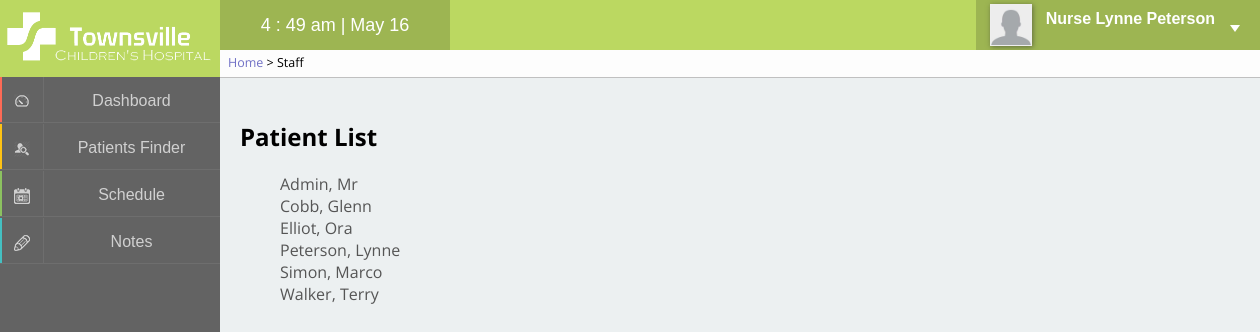
Page /pages/staff.php (signed in) on the committed database.
### tables this page shows
CREATE TABLE IF NOT EXISTS `staff` (
  `staffID` int(4) unsigned zerofill NOT NULL AUTO_INCREMENT,
  `firstName` varchar(40) NOT NULL,
  `lastName` varchar(40) NOT NULL,
  `title` int(1) NOT NULL,
  `password` varchar(64) NOT NULL,
  `specialties` varchar(40) DEFAULT NULL,
  `photo` varchar(200) NOT NULL DEFAULT '<img src="../images/none.png" alt="Profile picture" />',
  PRIMARY KEY (`staffID`),
  KEY `title_idx` (`title`)
);

### pages/staff.php (the view, shortened to what this page needs)
<?php
	$pageTitle = "Staff";
	$breadcrumb = "<a href='home.php'>Home</a> > " . $pageTitle;
	include '../inc/panel.php';
?>
<section>
	<div class="container">
		<div class="login">
			<h1>Patient List</h1>
			<p><ul>
			<?php
				$sql = "SELECT staffID, firstName, lastName
						FROM staff
						ORDER BY lastName ASC";
				$result = mysql_query($sql);
				while ($row = mysql_fetch_assoc($result)) {
					echo "<li><a href='staffview.php?staff={$row['staffID']}'>{$row['lastName']}, {$row['firstName']}</a></li>";
				}
			?>
			</ul></p>
		</div>
	</div>
</section>

### inc/panel.php (shortened to what this page needs)
<!DOCTYPE html PUBLIC "-//W3C//DTD XHTML 1.0 Transitional//EN" "http://www.w3.org/TR/xhtml1/DTD/xhtml1-transitional.dtd">
<html xmlns="http://www.w3.org/1999/xhtml" xml:lang="en" lang="en">
<head>
	<link type="text/css" rel="stylesheet" href="../css/panel.css" media="screen" />
	<link type="text/css" rel="stylesheet" href="../css/style.css" media="screen" />
</head>
<body onload="load()">
<div class="header">
	<div class="logo">
		<img src="../images/logo_white.png" alt="logo" />
	</div>
	<div class="timer">
		<span id="clock"></span>
	</div>
	<div class="profile">
		<?php
			$staffID = $_SESSION['user'];
			$sql = "SELECT staffID, firstName, lastName, title, specialties, photo
					FROM staff
					WHERE staffID = '$staffID'";
			$result = mysql_query($sql);
			$row = mysql_fetch_assoc($result);
		echo "<div class='pic'>";
			echo $row['photo'];
		echo "</div>";
		echo "<div class='name'>";
			echo "<span class='title'>";
			switch ($row['title']) {
				case 2: echo "Nurse ";
					break;
			}
			echo $row['firstName'] . " " . $row['lastName'] . "</span> <br />";
		echo "</div>";
		?>
		<div class="triangle1"></div>
	</div>
	<div id="breadcrumb">
		<span><?php echo $breadcrumb ?></span>
	</div>
</div>
<div class="panal">
 <a href="home.php" id="m1">
 <div class="layer effect">
 	<div class="mask"></div>
 	<div class="icon">
 		<img src="../images/i1s.png" alt="dashboardICON" />
 	</div>
 	<div class="lable">
 		<span>Dashboard</span>
 	</div>
 </div></a>
  <a href="patientsfinder.php" id="m2">
  <div class="layer effect">
 	<div class="mask"></div>
 	<div class="icon">
 		<img src="../images/i2s.png" alt="patientsICON" />
 	</div>
 	<div class="lable">
 		<span>Patients Finder</span>
 	</div>
 </div></a>
  <a href="schedule.php" id="m3">
   <div class="layer effect">
 	<div class="mask"></div>
 	<div class="icon">
 		<img src="../images/i3s.png" alt="scheduleICON" />
 	</div>
 	<div class="lable">
 		<span>Schedule</span>
 	</div>
 </div></a>
    <a href="notes.php" id="m4">
    	<div class="layer effect" id="m4">
 			<div class="mask"></div>
 			<div class="icon">
 				<img src="../images/i4s.png" alt="noteICON" />
 			</div>
 			<div class="lable">
 				<span>Notes</span>
 			</div>
 		</div>
 	</a>
</div>
<div class="content">

### css/panel.css (style rules this page uses)
.header { position: relative; width:100%; height: 50px; background-color: #bbd861; z-index: 10; }
.logo { width:220px; height: 50px; }
.logo img { position: relative; padding-top: 7px; height: 60px; z-index: 11; }
.timer { position: relative; left: 220px; top: -50px; height: 50px; background-color: #9db552; width: 230px; text-align: center; }
.timer span { position: relative; color: white; font-size: 18px; top: 15px; }
.profile { position: relative; right: 0; top: -100px; float: right; height: 50px; background-color: #9db552; cursor: pointer; }
.pic { position: relative; float:left; width: 50px; height: 50px; text-align: center; padding-top: 4px; padding-left: 10px; }
.pic img { width: 40px; height: 40px; border: 1px solid #eee; box-shadow: 1px 1px 5px 0px rgba(50, 50, 50, 0.55); }
.name { position: relative; float: right; top: 10px; right: 45px; color: white; padding-left: 55px; }
.name .title { font-weight: bold; font-size: 16px; }
.triangle1 { position: absolute; top:25px; right: 20px; width: 0; height: 0; border-style: solid; border-width: 7px 5px 0 5px; border-color: #fff transparent transparent transparent; }
.panal { position: absolute; background-color: #636363; top: 0; left: 0; width: 220px; height: 100%; overflow: hidden; z-index: 5; }
.layer { position: relative; top: 45px; width: 220px; height: 47px; overflow: hidden; z-index: 6; }
#m1 .mask { background-color: #fd6a56; }
#m2 .mask { background-color: #ffc313; }
#m3 .mask { background-color: #8cc260; }
#m4 .mask { background-color: #44c0c2; }
.effect .mask { width: 2px; height: 46px; position: absolute; overflow: hidden; top: 0; left: 0; z-index: -1; -webkit-transition:width 0.2s; transition:width 0.2s; }
.layer .icon { width: 43px; height: 45px; border-bottom: 1px solid #6e6e6e; border-right: 1px solid #6e6e6e; text-align: center; background-color: transparent; }
.layer .icon img { padding-top: 17px; z-index: 1; opacity: 0.7; -webkit-transition:opacity 0.3s; transition:opacity 0.3s; }
.layer .lable { position: relative; top: -46px; left: 43px; width: 177px; height: 45px; border-bottom: 1px solid #6e6e6e; text-align: center; }
.layer .lable span { position: relative; color: white; top: 15px; opacity: 0.7; -webkit-transition:opacity 0.3s; transition:opacity 0.3s; }
#breadcrumb { position: absolute; left: 220px; top: 50px; height: 27px; min-width: -webkit-calc(100% - 220px); min-width: calc(100% - 220px); border-bottom: 1px solid #C0C0C0; background-color: #fdfdfd; font-family: 'Open Sans', sans-serif; font-size: 12.5px; }
#breadcrumb a { color: #7171C6; }
#breadcrumb span { position: relative; bottom: -4px; margin: 0px 8px; }

### css/style.css (style rules this page uses)
html, body { margin : 0; padding : 0; background-color: #ecf0f1; background-image: url('../images/panelbg.jpg'); background-repeat: repeat-y; background-size: 220px 16px; font-family: "proxima-nova-1","proxima-nova-2",arial,helvetica,sans-serif; }
a { text-decoration: none; color: #555; }
ul { list-style: none; }
.content { background-color: #ecf0f1; position: absolute; width: -webkit-calc(100% - 250px); width: calc(100% - 250px); min-width: 1000px; max-width: 1200px; min-height: -webkit-calc(100% - 100px); min-height: calc(100% - 100px);*/ top: 77px; left: 220px; padding: 50px 10px 10px 20px; z-index: 1; font-family: 'Open Sans', sans-serif; }

### rows in the picture
staff: photo (placeholder picture), firstName "Lynne", lastName "Peterson"
staff: lastName "Admin", firstName "Mr"
staff: lastName "Cobb", firstName "Glenn"
staff: lastName "Elliot", firstName "Ora"
staff: lastName "Simon", firstName "Marco"
staff: lastName "Walker", firstName "Terry"

### other values in the picture
$pageTitle "Staff"
